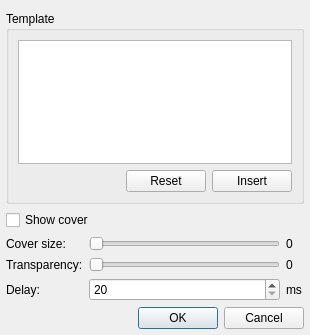
<?xml version="1.0" encoding="UTF-8"?>
<ui version="4.0">
 <class>SkinnedPopupSettings</class>
 <widget class="QDialog" name="SkinnedPopupSettings">
  <property name="geometry">
   <rect>
    <x>0</x>
    <y>0</y>
    <width>310</width>
    <height>335</height>
   </rect>
  </property>
  <property name="windowTitle">
   <string>Popup Information Settings</string>
  </property>
  <layout class="QGridLayout" name="gridLayout">
   <property name="leftMargin">
    <number>6</number>
   </property>
   <property name="rightMargin">
    <number>6</number>
   </property>
   <property name="bottomMargin">
    <number>6</number>
   </property>
   <item row="0" column="0" colspan="5">
    <widget class="QGroupBox" name="groupBox_3">
     <property name="title">
      <string>Template</string>
     </property>
     <layout class="QGridLayout" name="gridLayout_4">
      <item row="0" column="0" colspan="3">
       <widget class="QPlainTextEdit" name="textEdit">
        <property name="sizePolicy">
         <sizepolicy hsizetype="Preferred" vsizetype="Expanding">
          <horstretch>0</horstretch>
          <verstretch>0</verstretch>
         </sizepolicy>
        </property>
       </widget>
      </item>
      <item row="1" column="0">
       <spacer name="horizontalSpacer_2">
        <property name="orientation">
         <enum>Qt::Horizontal</enum>
        </property>
        <property name="sizeHint" stdset="0">
         <size>
          <width>138</width>
          <height>20</height>
         </size>
        </property>
       </spacer>
      </item>
      <item row="1" column="1">
       <widget class="QPushButton" name="resetButton">
        <property name="text">
         <string>Reset</string>
        </property>
       </widget>
      </item>
      <item row="1" column="2">
       <widget class="QPushButton" name="insertButton">
        <property name="text">
         <string>Insert</string>
        </property>
       </widget>
      </item>
     </layout>
    </widget>
   </item>
   <item row="1" column="0" colspan="5">
    <widget class="QCheckBox" name="coverCheckBox">
     <property name="text">
      <string>Show cover</string>
     </property>
    </widget>
   </item>
   <item row="2" column="4">
    <widget class="QLabel" name="coverSizeLabel">
     <property name="text">
      <string notr="true">0</string>
     </property>
    </widget>
   </item>
   <item row="2" column="0" colspan="3">
    <widget class="QLabel" name="label_5">
     <property name="text">
      <string>Cover size:</string>
     </property>
    </widget>
   </item>
   <item row="2" column="3">
    <widget class="QSlider" name="coverSizeSlider">
     <property name="minimum">
      <number>32</number>
     </property>
     <property name="maximum">
      <number>128</number>
     </property>
     <property name="singleStep">
      <number>1</number>
     </property>
     <property name="pageStep">
      <number>16</number>
     </property>
     <property name="orientation">
      <enum>Qt::Horizontal</enum>
     </property>
    </widget>
   </item>
   <item row="3" column="0" colspan="3">
    <widget class="QLabel" name="label_4">
     <property name="text">
      <string>Transparency:</string>
     </property>
    </widget>
   </item>
   <item row="3" column="3">
    <widget class="QSlider" name="transparencySlider">
     <property name="maximum">
      <number>90</number>
     </property>
     <property name="orientation">
      <enum>Qt::Horizontal</enum>
     </property>
    </widget>
   </item>
   <item row="3" column="4">
    <widget class="QLabel" name="transparencyLabel">
     <property name="minimumSize">
      <size>
       <width>18</width>
       <height>0</height>
      </size>
     </property>
     <property name="text">
      <string notr="true">0</string>
     </property>
    </widget>
   </item>
   <item row="5" column="0" colspan="3">
    <widget class="QLabel" name="label">
     <property name="text">
      <string>Delay:</string>
     </property>
    </widget>
   </item>
   <item row="5" column="3">
    <widget class="QSpinBox" name="delaySpinBox">
     <property name="minimum">
      <number>20</number>
     </property>
     <property name="maximum">
      <number>7000</number>
     </property>
     <property name="singleStep">
      <number>500</number>
     </property>
    </widget>
   </item>
   <item row="6" column="0" colspan="5">
    <widget class="QDialogButtonBox" name="buttonBox">
     <property name="sizePolicy">
      <sizepolicy hsizetype="Expanding" vsizetype="Fixed">
       <horstretch>0</horstretch>
       <verstretch>0</verstretch>
      </sizepolicy>
     </property>
     <property name="standardButtons">
      <set>QDialogButtonBox::Cancel|QDialogButtonBox::Ok</set>
     </property>
    </widget>
   </item>
   <item row="5" column="4">
    <widget class="QLabel" name="label_2">
     <property name="text">
      <string>ms</string>
     </property>
    </widget>
   </item>
  </layout>
 </widget>
 <resources/>
 <connections>
  <connection>
   <sender>buttonBox</sender>
   <signal>accepted()</signal>
   <receiver>SkinnedPopupSettings</receiver>
   <slot>accept()</slot>
   <hints>
    <hint type="sourcelabel">
     <x>281</x>
     <y>286</y>
    </hint>
    <hint type="destinationlabel">
     <x>62</x>
     <y>299</y>
    </hint>
   </hints>
  </connection>
  <connection>
   <sender>buttonBox</sender>
   <signal>rejected()</signal>
   <receiver>SkinnedPopupSettings</receiver>
   <slot>reject()</slot>
   <hints>
    <hint type="sourcelabel">
     <x>281</x>
     <y>286</y>
    </hint>
    <hint type="destinationlabel">
     <x>95</x>
     <y>299</y>
    </hint>
   </hints>
  </connection>
 </connections>
</ui>
